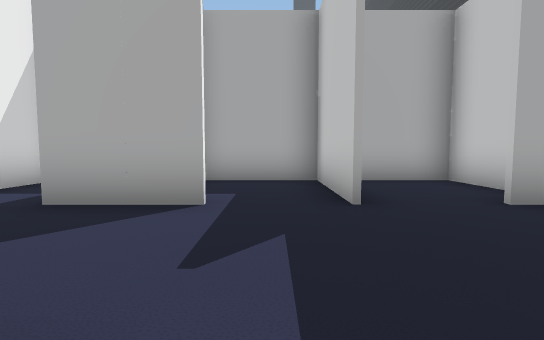
view 1 (above)

24 first-person views from a walk through a 3-D level made in the Unity game engine. The camera is 1.3 m above the floor, tilts 4° down and sees 85° across. The floor is counted in squares, 2 m on a side. Each view is taken from the middle of a square. On the plan, view 1 faces up. The plan holds only what a view shows up to about 9 squares ahead; the rest is blank. The place goes on beyond the plan. The player is left out.

view 2
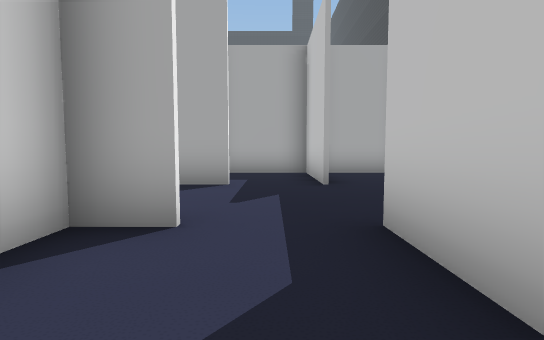

view 3
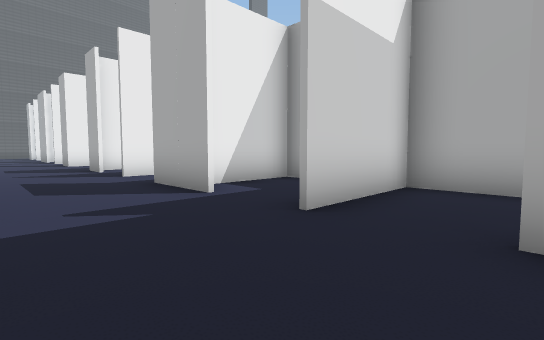

view 4
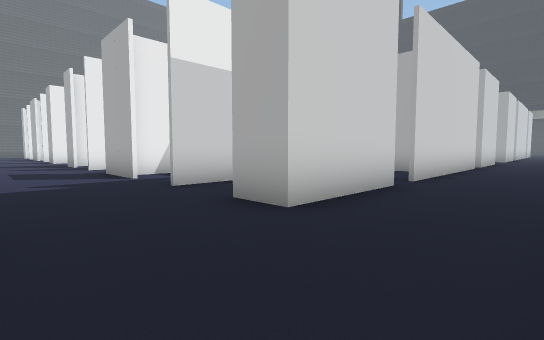

view 5
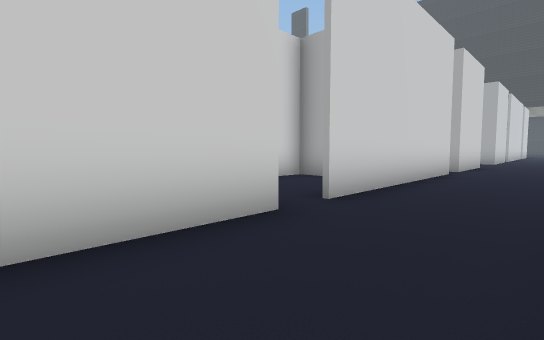

view 6
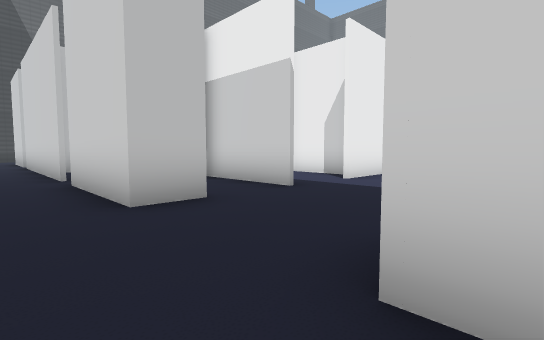

view 7
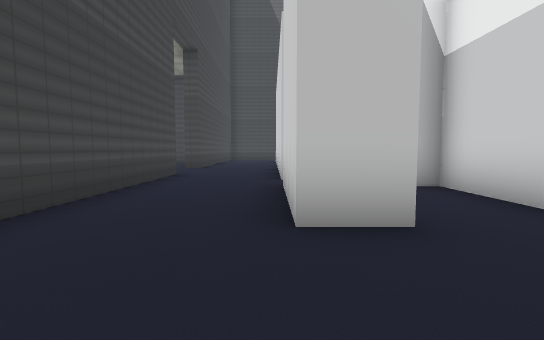

view 8
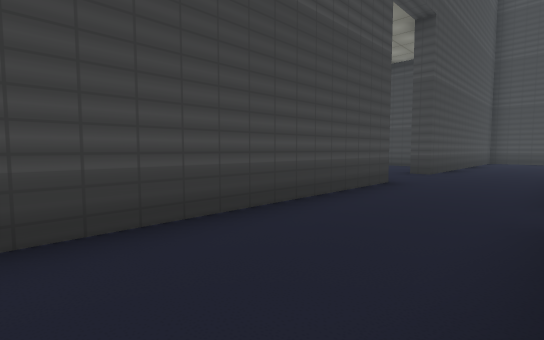

view 9
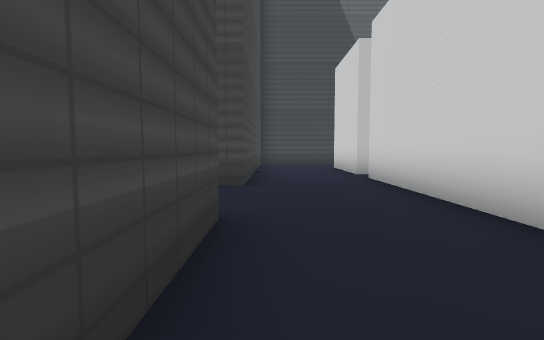

view 10
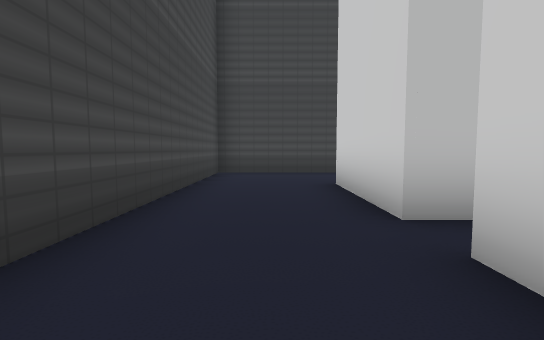

view 11
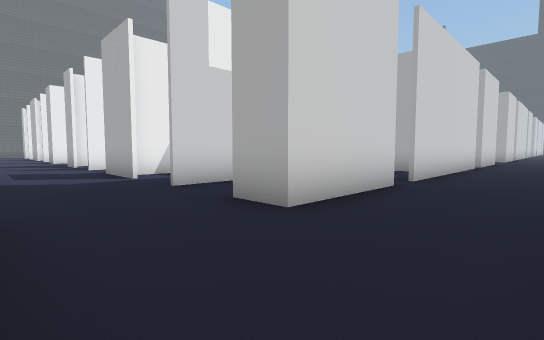

view 12
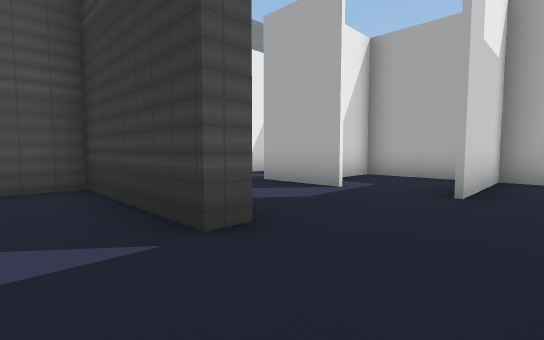

view 13
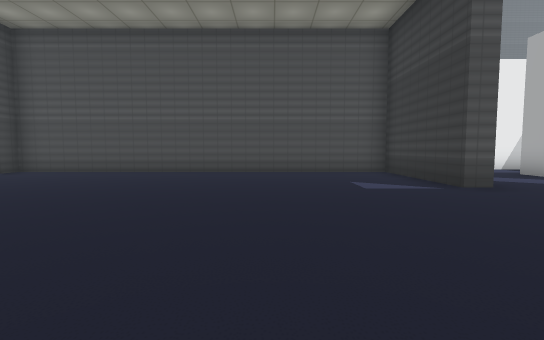

view 14
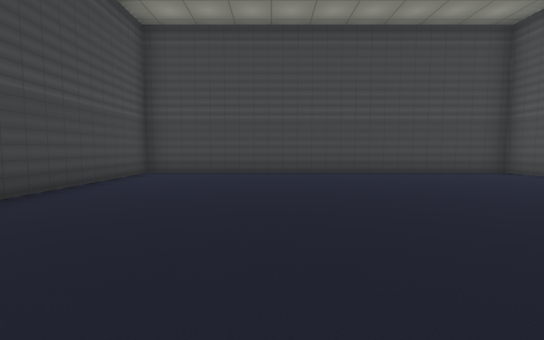

view 15
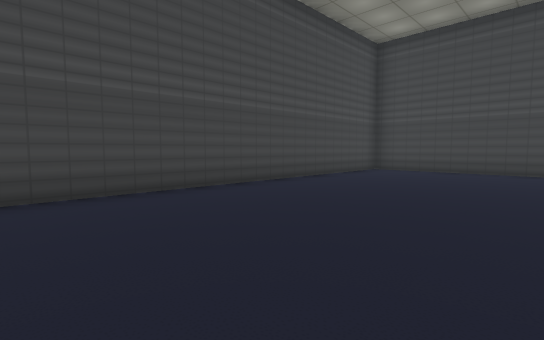

view 16
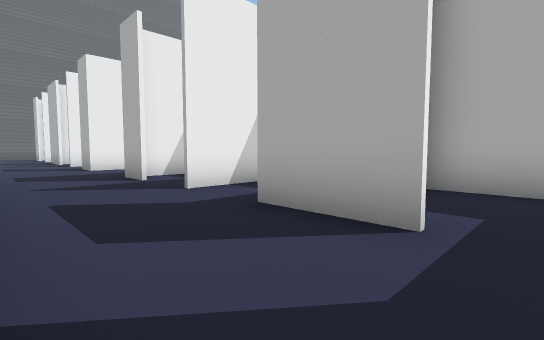

view 17
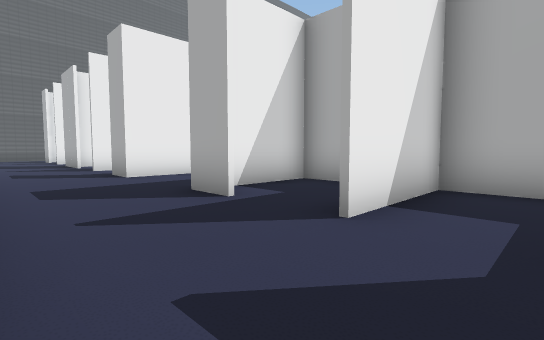

view 18
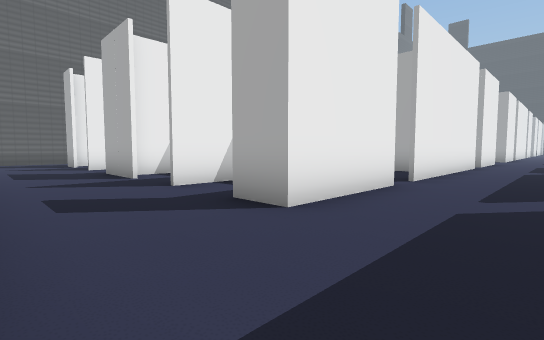

view 19
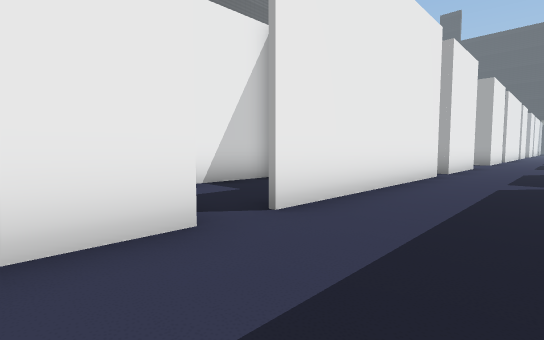

view 20
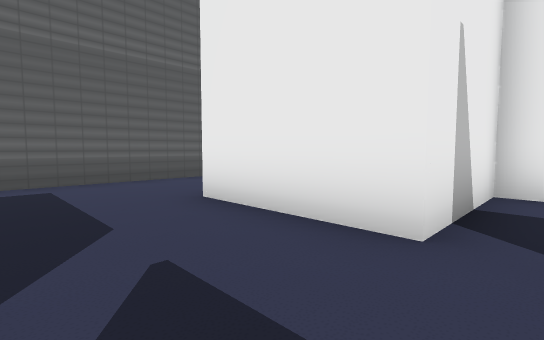

view 21
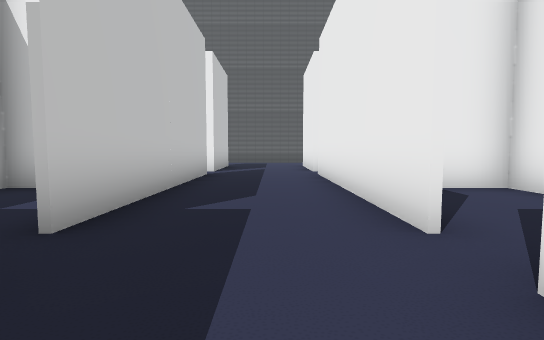

view 22
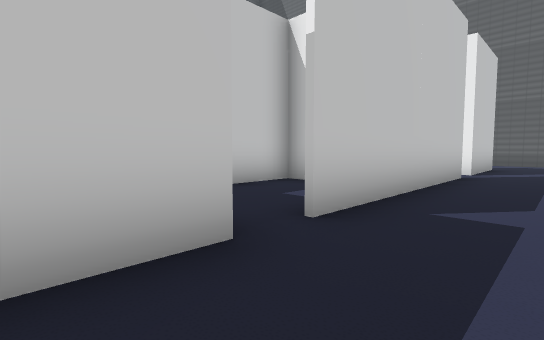

view 23
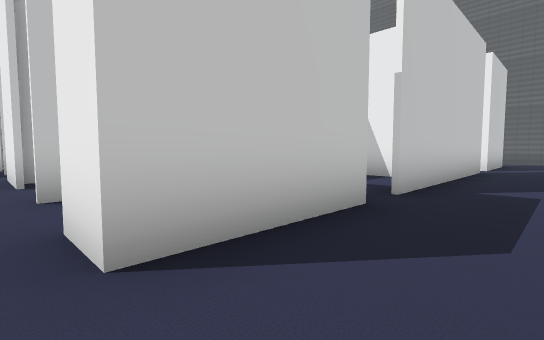

view 24
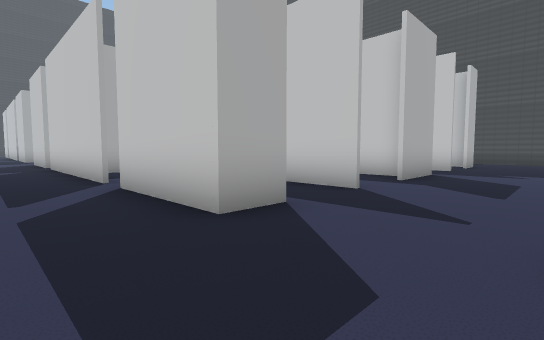

### Floor plan
Points are (right, up) in squares from view 1. A wall is a line through its corners. A room is listed if a view was taken in it or the views show most of it. See-through windows are left out.
Room 1 (views 1, 2)
walls: (1, -1) (1, 0.5); (-0.8, 0.4) (-1.7, 0.4) (-1.7, -1.9)
ways out: opening at (0, 0) to room 2
Room 2 (views 3, 4, 5, 6, 7, 8, 9, 10, 11, 16)
walls: (3.8, -3.2) (3.8, -8.8); (6.5, -4.9) (6.5, 1); (2.8, 0.6) (3.8, 0.6) (3.8, -2.4); (1.1, 0.5) (1.1, -2.2); (3.8, -9.7) (3.8, -12.5) (2.8, -12.5); (1.8, -9.8) (1.1, -9.8) (1.1, -12.6); (3.7, 4.6) (3.7, 6.2) (1, 6.2); (3.8, 6.4) (3.8, 3.5) (2.8, 3.5); (1.1, 6.2) (1.1, 3.4); (3.1, -15.2) (6.5, -15.2) (6.5, -7.3) (7, -7.3); (0, -15.1) (0, -15.7); (3.8, 12.8) (3.8, 7.2); (3.8, 14.6) (3.8, 13.6)
ways out: opening at (0, 0) to room 1; opening at (1.5, -16) to room 3; opening at (-1.5, -14.5) to room 4; opening at (-1.5, 1.5) to room 5; opening at (0, -12) to room 7; opening at (0, 4) to room 8; opening at (4, 7) to room 9; opening at (4, -9); opening at (4, -3); opening at (4, 13)
Room 3 (views 12, 13, 14, 15)
walls: (0, -15.7) (-3.5, -15.7) (-3.5, -26.3) (6.5, -26.3) (6.5, -17.1)
ways out: opening at (1.5, -16) to room 2
Room 4 (views 17, 18, 19, 20, 21, 22)
walls: (-7.3, -12.1) (-7.3, -9.6); (-6.2, -9.8) (-7.2, -9.8) (-7.2, -12.1); (-7.3, -8.9) (-7.3, -3.1); (-6.2, -12.5) (-7.4, -12.5); (-10.2, -9.7) (-10.2, -12.5) (-11.2, -12.5); (-12.9, -11.1) (-12.9, -12.6); (-3.1, -9.8) (-4.4, -9.8) (-4.4, -12.6); (-12, -15.2) (-8.2, -15.2); (-0.8, -12.5) (-2.8, -12.5); (-10.2, -3.1) (-10.2, -8.8); (-7.3, -2.4) (-7.3, 0.6); (-10.2, -0.4) (-10.2, -2.4)
ways out: opening at (-1.5, -14.5) to room 2; opening at (-8.5, 0) to room 5; opening at (-10, -9) to room 6; opening at (-15.5, -14.5); opening at (-14, -12); opening at (-10, -3); opening at (-7, -9); opening at (-7, -3)
Room 5 (views 23, 24)
walls: (-6.2, 3.5) (-7.3, 3.5) (-7.3, 6.4); (-7.3, 7.2) (-7.3, 12.1); (-4.6, 3.4) (-4.6, 5.1); (-7.3, 0.6) (-6.2, 0.6); (-4.4, 5.8) (-4.4, 3.4); (-1.8, 3.9) (-1.8, 5); (-2.8, 0.6) (-0.8, 0.6); (-0.8, 3.5) (-2.8, 3.5)
ways out: opening at (-1.5, 1.5) to room 2; opening at (-8.5, 0) to room 4; opening at (-7, 7)
Room 6 (no view inside)
walls: (-11.2, -6) (-11.8, -6); (-12.9, -6.1) (-12.9, -9.7) (-10.2, -9.7)
ways out: opening at (-10, -9) to room 4
Room 7 (no view inside)
walls: (0.4, -9.8) (-1.7, -9.8) (-1.7, -12.1)
ways out: opening at (0, -12) to room 2
Room 8 (no view inside)
walls: (1, 3.4) (1, 6.2) (-1.7, 6.2) (-1.7, 3.4)
ways out: opening at (0, 4) to room 2
Room 9 (no view inside)
walls: (2.8, 10) (1.1, 10) (1.1, 9.1)
ways out: opening at (4, 7) to room 2

Where each view was taken, in squares from view 1:
view 1: 0 up, 0 right, facing up
view 2: 2 down, 0 right, facing up
view 3: 1 up, 3 right, facing up-left
view 4: 1 up, 6 right, facing up-left
view 5: 4 up, 6 right, facing up-left
view 6: 4 up, 5 right, facing down-left
view 7: 3 up, 4 right, facing down
view 8: 1 up, 4 right, facing down-right
view 9: 2 down, 6 right, facing down
view 10: 7 down, 5 right, facing down
view 11: 15 down, 6 right, facing up-left
view 12: 17 down, 2 right, facing up-left
view 13: 19 down, 5 right, facing left
view 14: 18 down, 3 right, facing down
view 15: 17 down, 2 right, facing down-right
view 16: 15 down, 0 right, facing up-left
view 17: 15 down, 3 left, facing up-left
view 18: 15 down, 8 left, facing up-left
view 19: 11 down, 8 left, facing up-left
view 20: 9 down, 8 left, facing down-left
view 21: 1 down, 9 left, facing down
view 22: 1 down, 9 left, facing down-right
view 23: 1 up, 9 left, facing down-right
view 24: 1 up, 9 left, facing up-right
